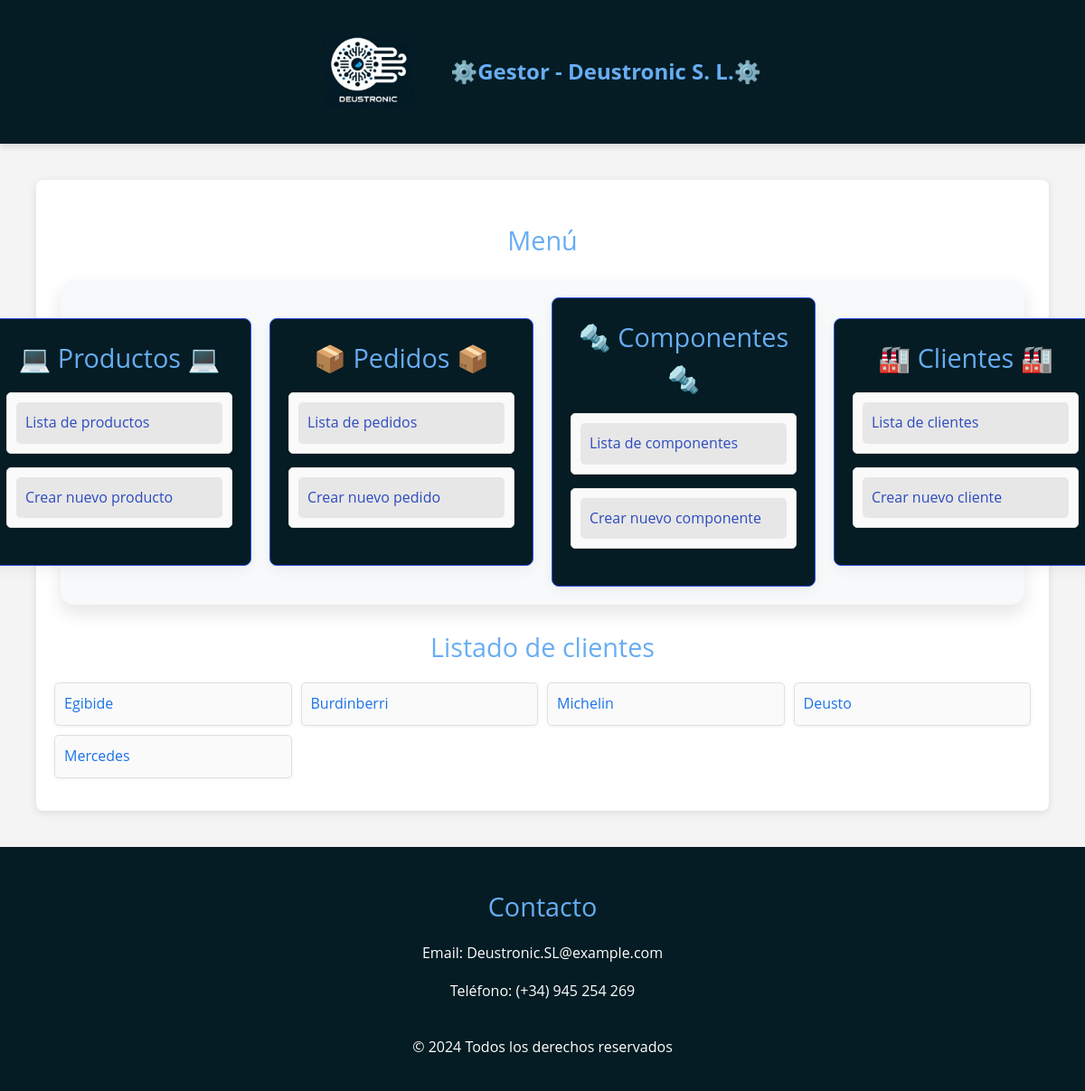
The app's page /appDjango/clientes/ with its own data.
### appDjango/models.py (models this page shows, shortened)
class Cliente(models.Model):
    cif_cliente = models.CharField(max_length=100, primary_key=True)
    nombre_empresa_cliente = models.CharField(max_length=255)
    direccion_cliente = models.CharField(max_length=255)
    telefono_cliente = models.IntegerField()
    email_cliente = models.EmailField()
    class Meta:
        verbose_name_plural = "Clientes"
        verbose_name = "Cliente"
        ordering = ["cif_cliente"]

### appDjango/views.py (the view)
# urls.py: path('clientes/', ClienteListView.as_view(), name='index_clientes'),
class ClienteListView(ListView):
    model = Cliente
    template_name = "appDjango/cliente_index.html"
    context_object_name = "clientes"

### templates/appDjango/cliente_index.html
{% extends 'base.html' %}
{% block contenido %}
        <h2>Listado de clientes</h2>
        {% if clientes %}
            <ul>
                {% for cliente in clientes %}
                	<li><a href="{% url 'clientes_show' cliente.cif_cliente %}">
                        {{ cliente.nombre_empresa_cliente }}</a></li>
                {% endfor %}
            </ul>
        {% else %}
            <p>No hay clientes creados.</p>
        {% endif %}
{% endblock %}

### static/css/estilos.css (style rules this page uses)
body { font-family: 'Open Sans', Arial, sans-serif; background-color: #f4f4f4; color: black; line-height: 1.6; margin: 0; padding: 0; }
h1, h2 { color: #68adf3; font-weight: normal; }
h2 { font-size: 1.8rem; margin-bottom: 0.5rem; text-align: center; }
ul { list-style: none; padding: 0; display: grid; grid-template-columns: repeat(auto-fill, minmax(250px, 2fr)); gap: 10px; }
ul li { background-color: #fafafa; border: 1px solid #e0e0e0; border-radius: 5px; padding: 10px; box-shadow: 0 1px 4px rgba(0, 0, 0, 0.06); }
ul li a { color: #1a73e8; text-decoration: none; display: block; }

### records on screen
Cliente: nombre_empresa_cliente "Egibide"
Cliente: nombre_empresa_cliente "Burdinberri"
Cliente: nombre_empresa_cliente "Michelin"
Cliente: nombre_empresa_cliente "Deusto"
Cliente: nombre_empresa_cliente "Mercedes"
